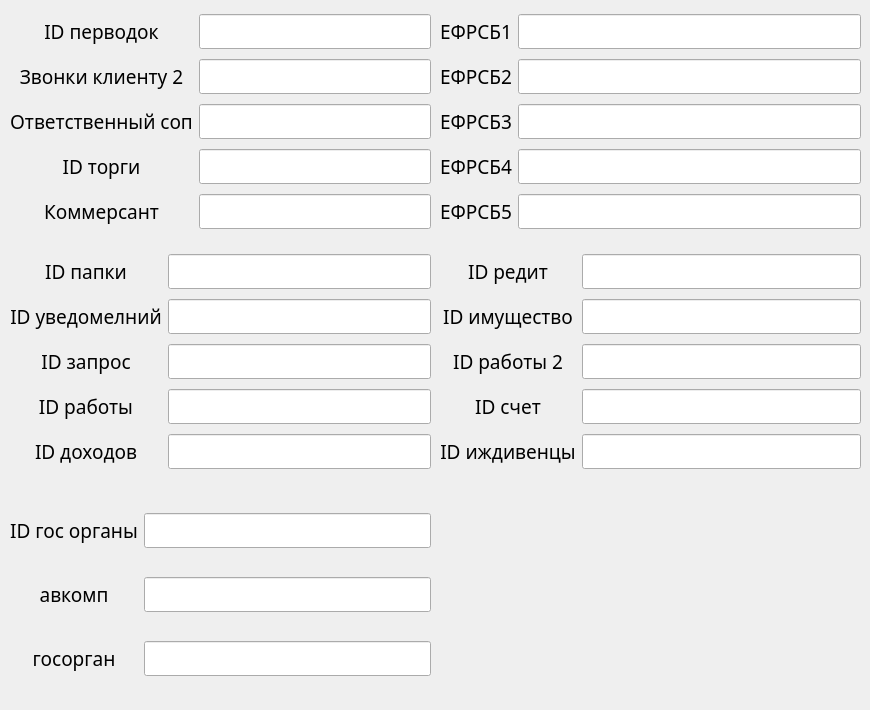
    <widget class="QWidget" name="tab_4">
     <attribute name="title">
      <string>Четвертая страничка</string>
     </attribute>
     <widget class="QWidget" name="gridLayoutWidget_4">
      <property name="geometry">
       <rect>
        <x>10</x>
        <y>490</y>
        <width>421</width>
        <height>211</height>
       </rect>
      </property>
      <layout class="QGridLayout" name="gridLayout_5">
       <item row="1" column="1">
        <widget class="QLineEdit" name="LC90">
         <property name="font">
          <font>
           <family>Century Gothic</family>
           <pointsize>14</pointsize>
          </font>
         </property>
         <property name="focusPolicy">
          <enum>Qt::StrongFocus</enum>
         </property>
        </widget>
       </item>
       <item row="0" column="1">
        <widget class="QLineEdit" name="LC89">
         <property name="font">
          <font>
           <family>Century Gothic</family>
           <pointsize>14</pointsize>
          </font>
         </property>
         <property name="focusPolicy">
          <enum>Qt::StrongFocus</enum>
         </property>
        </widget>
       </item>
       <item row="2" column="1">
        <widget class="QLineEdit" name="LC91">
         <property name="font">
          <font>
           <family>Century Gothic</family>
           <pointsize>14</pointsize>
          </font>
         </property>
         <property name="focusPolicy">
          <enum>Qt::StrongFocus</enum>
         </property>
        </widget>
       </item>
       <item row="0" column="0">
        <widget class="QLabel" name="label_93">
         <property name="font">
          <font>
           <family>Century Gothic</family>
           <pointsize>14</pointsize>
          </font>
         </property>
         <property name="text">
          <string>ID гос органы</string>
         </property>
         <property name="alignment">
          <set>Qt::AlignCenter</set>
         </property>
        </widget>
       </item>
       <item row="1" column="0">
        <widget class="QLabel" name="label_94">
         <property name="font">
          <font>
           <family>Century Gothic</family>
           <pointsize>14</pointsize>
          </font>
         </property>
         <property name="text">
          <string>авкомп</string>
         </property>
         <property name="alignment">
          <set>Qt::AlignCenter</set>
         </property>
        </widget>
       </item>
       <item row="2" column="0">
        <widget class="QLabel" name="label_95">
         <property name="font">
          <font>
           <family>Century Gothic</family>
           <pointsize>14</pointsize>
          </font>
         </property>
         <property name="text">
          <string>госорган</string>
         </property>
         <property name="alignment">
          <set>Qt::AlignCenter</set>
         </property>
        </widget>
       </item>
      </layout>
     </widget>
     <widget class="QWidget" name="gridLayoutWidget_19">
      <property name="geometry">
       <rect>
        <x>10</x>
        <y>10</y>
        <width>421</width>
        <height>226</height>
       </rect>
      </property>
      <layout class="QGridLayout" name="gridLayout_21">
       <item row="0" column="0">
        <widget class="QLabel" name="label_73">
         <property name="font">
          <font>
           <family>Century Gothic</family>
           <pointsize>14</pointsize>
          </font>
         </property>
         <property name="text">
          <string>ID перводок</string>
         </property>
         <property name="alignment">
          <set>Qt::AlignCenter</set>
         </property>
        </widget>
       </item>
       <item row="0" column="1">
        <widget class="QLineEdit" name="LC69">
         <property name="font">
          <font>
           <family>Century Gothic</family>
           <pointsize>14</pointsize>
          </font>
         </property>
         <property name="focusPolicy">
          <enum>Qt::StrongFocus</enum>
         </property>
        </widget>
       </item>
       <item row="1" column="0">
        <widget class="QLabel" name="label_74">
         <property name="font">
          <font>
           <family>Century Gothic</family>
           <pointsize>14</pointsize>
          </font>
         </property>
         <property name="text">
          <string>Звонки клиенту 2</string>
         </property>
         <property name="alignment">
          <set>Qt::AlignCenter</set>
         </property>
        </widget>
       </item>
       <item row="1" column="1">
        <widget class="QLineEdit" name="LC70">
         <property name="font">
          <font>
           <family>Century Gothic</family>
           <pointsize>14</pointsize>
          </font>
         </property>
         <property name="focusPolicy">
          <enum>Qt::StrongFocus</enum>
         </property>
        </widget>
       </item>
       <item row="2" column="0">
        <widget class="QLabel" name="label_75">
         <property name="font">
          <font>
           <family>Century Gothic</family>
           <pointsize>14</pointsize>
          </font>
         </property>
         <property name="text">
          <string>Ответственный соп</string>
         </property>
         <property name="alignment">
          <set>Qt::AlignCenter</set>
         </property>
        </widget>
       </item>
       <item row="2" column="1">
        <widget class="QLineEdit" name="LC71">
         <property name="font">
          <font>
           <family>Century Gothic</family>
           <pointsize>14</pointsize>
          </font>
         </property>
         <property name="focusPolicy">
          <enum>Qt::StrongFocus</enum>
         </property>
        </widget>
       </item>
       <item row="3" column="0">
        <widget class="QLabel" name="label_76">
         <property name="font">
          <font>
           <family>Century Gothic</family>
           <pointsize>14</pointsize>
          </font>
         </property>
         <property name="text">
          <string>ID торги</string>
         </property>
         <property name="alignment">
          <set>Qt::AlignCenter</set>
         </property>
        </widget>
       </item>
       <item row="3" column="1">
        <widget class="QLineEdit" name="LC72">
         <property name="font">
          <font>
           <family>Century Gothic</family>
           <pointsize>14</pointsize>
          </font>
         </property>
         <property name="focusPolicy">
          <enum>Qt::StrongFocus</enum>
         </property>
        </widget>
       </item>
       <item row="4" column="0">
        <widget class="QLabel" name="label_77">
         <property name="font">
          <font>
           <family>Century Gothic</family>
           <pointsize>14</pointsize>
          </font>
         </property>
         <property name="text">
          <string>Коммерсант</string>
         </property>
         <property name="alignment">
          <set>Qt::AlignCenter</set>
         </property>
        </widget>
       </item>
       <item row="4" column="1">
        <widget class="QLineEdit" name="LC73">
         <property name="font">
          <font>
           <family>Century Gothic</family>
           <pointsize>14</pointsize>
          </font>
         </property>
         <property name="focusPolicy">
          <enum>Qt::StrongFocus</enum>
         </property>
        </widget>
       </item>
      </layout>
     </widget>
     <widget class="QWidget" name="gridLayoutWidget_20">
      <property name="geometry">
       <rect>
        <x>440</x>
        <y>10</y>
        <width>421</width>
        <height>226</height>
       </rect>
      </property>
      <layout class="QGridLayout" name="gridLayout_22">
       <item row="0" column="0">
        <widget class="QLabel" name="label_78">
         <property name="font">
          <font>
           <family>Century Gothic</family>
           <pointsize>14</pointsize>
          </font>
         </property>
         <property name="text">
          <string>ЕФРСБ1</string>
         </property>
         <property name="alignment">
          <set>Qt::AlignCenter</set>
         </property>
        </widget>
       </item>
       <item row="0" column="1">
        <widget class="QLineEdit" name="LC74">
         <property name="font">
          <font>
           <family>Century Gothic</family>
           <pointsize>14</pointsize>
          </font>
         </property>
         <property name="focusPolicy">
          <enum>Qt::StrongFocus</enum>
         </property>
        </widget>
       </item>
       <item row="1" column="0">
        <widget class="QLabel" name="label_79">
         <property name="font">
          <font>
           <family>Century Gothic</family>
           <pointsize>14</pointsize>
          </font>
         </property>
         <property name="text">
          <string>ЕФРСБ2</string>
         </property>
         <property name="alignment">
          <set>Qt::AlignCenter</set>
         </property>
        </widget>
       </item>
       <item row="1" column="1">
        <widget class="QLineEdit" name="LC75">
         <property name="font">
          <font>
           <family>Century Gothic</family>
           <pointsize>14</pointsize>
          </font>
         </property>
         <property name="focusPolicy">
          <enum>Qt::StrongFocus</enum>
         </property>
        </widget>
       </item>
       <item row="2" column="0">
        <widget class="QLabel" name="label_80">
         <property name="font">
          <font>
           <family>Century Gothic</family>
           <pointsize>14</pointsize>
          </font>
         </property>
         <property name="text">
          <string>ЕФРСБ3</string>
         </property>
         <property name="alignment">
          <set>Qt::AlignCenter</set>
         </property>
        </widget>
       </item>
       <item row="2" column="1">
        <widget class="QLineEdit" name="LC76">
         <property name="font">
          <font>
           <family>Century Gothic</family>
           <pointsize>14</pointsize>
          </font>
         </property>
         <property name="focusPolicy">
          <enum>Qt::StrongFocus</enum>
         </property>
        </widget>
       </item>
       <item row="3" column="0">
        <widget class="QLabel" name="label_81">
         <property name="font">
          <font>
           <family>Century Gothic</family>
           <pointsize>14</pointsize>
          </font>
         </property>
         <property name="text">
          <string>ЕФРСБ4</string>
         </property>
         <property name="alignment">
          <set>Qt::AlignCenter</set>
         </property>
        </widget>
       </item>
       <item row="3" column="1">
        <widget class="QLineEdit" name="LC77">
         <property name="font">
          <font>
           <family>Century Gothic</family>
           <pointsize>14</pointsize>
          </font>
         </property>
         <property name="focusPolicy">
          <enum>Qt::StrongFocus</enum>
         </property>
        </widget>
       </item>
       <item row="4" column="0">
        <widget class="QLabel" name="label_82">
         <property name="font">
          <font>
           <family>Century Gothic</family>
           <pointsize>14</pointsize>
          </font>
         </property>
         <property name="text">
          <string>ЕФРСБ5</string>
         </property>
         <property name="alignment">
          <set>Qt::AlignCenter</set>
         </property>
        </widget>
       </item>
       <item row="4" column="1">
        <widget class="QLineEdit" name="LC78">
         <property name="font">
          <font>
           <family>Century Gothic</family>
           <pointsize>14</pointsize>
          </font>
         </property>
         <property name="focusPolicy">
          <enum>Qt::StrongFocus</enum>
         </property>
        </widget>
       </item>
      </layout>
     </widget>
     <widget class="QWidget" name="gridLayoutWidget_21">
      <property name="geometry">
       <rect>
        <x>10</x>
        <y>250</y>
        <width>421</width>
        <height>226</height>
       </rect>
      </property>
      <layout class="QGridLayout" name="gridLayout_23">
       <item row="0" column="0">
        <widget class="QLabel" name="label_83">
         <property name="font">
          <font>
           <family>Century Gothic</family>
           <pointsize>14</pointsize>
          </font>
         </property>
         <property name="text">
          <string>ID папки</string>
         </property>
         <property name="alignment">
          <set>Qt::AlignCenter</set>
         </property>
        </widget>
       </item>
       <item row="0" column="1">
        <widget class="QLineEdit" name="LC79">
         <property name="font">
          <font>
           <family>Century Gothic</family>
           <pointsize>14</pointsize>
          </font>
         </property>
         <property name="focusPolicy">
          <enum>Qt::StrongFocus</enum>
         </property>
        </widget>
       </item>
       <item row="1" column="0">
        <widget class="QLabel" name="label_84">
         <property name="font">
          <font>
           <family>Century Gothic</family>
           <pointsize>14</pointsize>
          </font>
         </property>
         <property name="text">
          <string>ID уведомелний</string>
         </property>
         <property name="alignment">
          <set>Qt::AlignCenter</set>
         </property>
        </widget>
       </item>
       <item row="1" column="1">
        <widget class="QLineEdit" name="LC80">
         <property name="font">
          <font>
           <family>Century Gothic</family>
           <pointsize>14</pointsize>
          </font>
         </property>
         <property name="focusPolicy">
          <enum>Qt::StrongFocus</enum>
         </property>
        </widget>
       </item>
       <item row="2" column="0">
        <widget class="QLabel" name="label_85">
         <property name="font">
          <font>
           <family>Century Gothic</family>
           <pointsize>14</pointsize>
          </font>
         </property>
         <property name="text">
          <string>ID запрос</string>
         </property>
         <property name="alignment">
          <set>Qt::AlignCenter</set>
         </property>
        </widget>
       </item>
       <item row="2" column="1">
        <widget class="QLineEdit" name="LC81">
         <property name="font">
          <font>
           <family>Century Gothic</family>
           <pointsize>14</pointsize>
          </font>
         </property>
         <property name="focusPolicy">
          <enum>Qt::StrongFocus</enum>
         </property>
        </widget>
       </item>
       <item row="3" column="0">
        <widget class="QLabel" name="label_86">
         <property name="font">
          <font>
           <family>Century Gothic</family>
           <pointsize>14</pointsize>
          </font>
         </property>
         <property name="text">
          <string>ID работы</string>
         </property>
         <property name="alignment">
          <set>Qt::AlignCenter</set>
         </property>
        </widget>
       </item>
       <item row="3" column="1">
        <widget class="QLineEdit" name="LC82">
         <property name="font">
          <font>
           <family>Century Gothic</family>
           <pointsize>14</pointsize>
          </font>
         </property>
         <property name="focusPolicy">
          <enum>Qt::StrongFocus</enum>
         </property>
        </widget>
       </item>
       <item row="4" column="0">
        <widget class="QLabel" name="label_87">
         <property name="font">
          <font>
           <family>Century Gothic</family>
           <pointsize>14</pointsize>
          </font>
         </property>
         <property name="text">
          <string>ID доходов</string>
         </property>
         <property name="alignment">
          <set>Qt::AlignCenter</set>
         </property>
        </widget>
       </item>
       <item row="4" column="1">
        <widget class="QLineEdit" name="LC83">
         <property name="font">
          <font>
           <family>Century Gothic</family>
           <pointsize>14</pointsize>
          </font>
         </property>
         <property name="focusPolicy">
          <enum>Qt::StrongFocus</enum>
         </property>
        </widget>
       </item>
      </layout>
     </widget>
     <widget class="QWidget" name="gridLayoutWidget_22">
      <property name="geometry">
       <rect>
        <x>440</x>
        <y>250</y>
        <width>421</width>
        <height>226</height>
       </rect>
      </property>
      <layout class="QGridLayout" name="gridLayout_24">
       <item row="0" column="0">
        <widget class="QLabel" name="label_88">
         <property name="font">
          <font>
           <family>Century Gothic</family>
           <pointsize>14</pointsize>
          </font>
         </property>
         <property name="text">
          <string>ID редит</string>
         </property>
         <property name="alignment">
          <set>Qt::AlignCenter</set>
         </property>
        </widget>
       </item>
       <item row="0" column="1">
        <widget class="QLineEdit" name="LC84">
         <property name="font">
          <font>
           <family>Century Gothic</family>
           <pointsize>14</pointsize>
          </font>
         </property>
         <property name="focusPolicy">
          <enum>Qt::StrongFocus</enum>
         </property>
        </widget>
       </item>
       <item row="1" column="0">
        <widget class="QLabel" name="label_89">
         <property name="font">
          <font>
           <family>Century Gothic</family>
           <pointsize>14</pointsize>
          </font>
         </property>
         <property name="text">
          <string>ID имущество</string>
         </property>
         <property name="alignment">
          <set>Qt::AlignCenter</set>
         </property>
        </widget>
       </item>
       <item row="1" column="1">
        <widget class="QLineEdit" name="LC85">
         <property name="font">
          <font>
           <family>Century Gothic</family>
           <pointsize>14</pointsize>
          </font>
         </property>
         <property name="focusPolicy">
          <enum>Qt::StrongFocus</enum>
         </property>
        </widget>
       </item>
       <item row="2" column="0">
        <widget class="QLabel" name="label_90">
         <property name="font">
          <font>
           <family>Century Gothic</family>
           <pointsize>14</pointsize>
          </font>
         </property>
         <property name="text">
          <string>ID работы 2</string>
         </property>
         <property name="alignment">
          <set>Qt::AlignCenter</set>
         </property>
        </widget>
       </item>
       <item row="2" column="1">
        <widget class="QLineEdit" name="LC86">
         <property name="font">
          <font>
           <family>Century Gothic</family>
           <pointsize>14</pointsize>
          </font>
         </property>
         <property name="focusPolicy">
          <enum>Qt::StrongFocus</enum>
         </property>
        </widget>
       </item>
       <item row="3" column="0">
        <widget class="QLabel" name="label_91">
         <property name="font">
          <font>
           <family>Century Gothic</family>
           <pointsize>14</pointsize>
          </font>
         </property>
         <property name="text">
          <string>ID счет</string>
         </property>
         <property name="alignment">
          <set>Qt::AlignCenter</set>
         </property>
        </widget>
       </item>
       <item row="3" column="1">
        <widget class="QLineEdit" name="LC87">
         <property name="font">
          <font>
           <family>Century Gothic</family>
           <pointsize>14</pointsize>
          </font>
         </property>
         <property name="focusPolicy">
          <enum>Qt::StrongFocus</enum>
         </property>
        </widget>
       </item>
       <item row="4" column="0">
        <widget class="QLabel" name="label_92">
         <property name="font">
          <font>
           <family>Century Gothic</family>
           <pointsize>14</pointsize>
          </font>
         </property>
         <property name="text">
          <string>ID иждивенцы</string>
         </property>
         <property name="alignment">
          <set>Qt::AlignCenter</set>
         </property>
        </widget>
       </item>
       <item row="4" column="1">
        <widget class="QLineEdit" name="LC88">
         <property name="font">
          <font>
           <family>Century Gothic</family>
           <pointsize>14</pointsize>
          </font>
         </property>
         <property name="focusPolicy">
          <enum>Qt::StrongFocus</enum>
         </property>
        </widget>
       </item>
      </layout>
     </widget>
    </widget>
